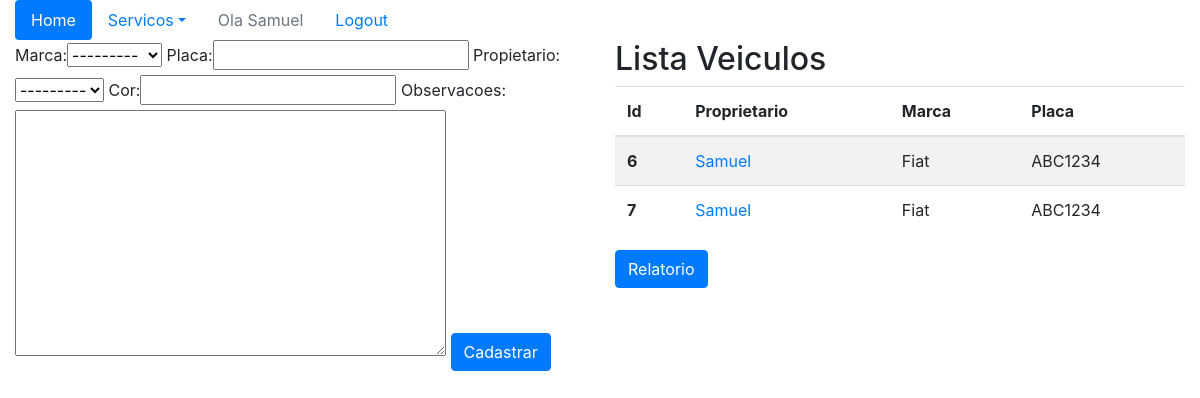
The app's page /sistema/veiculos/ (signed in), older data.
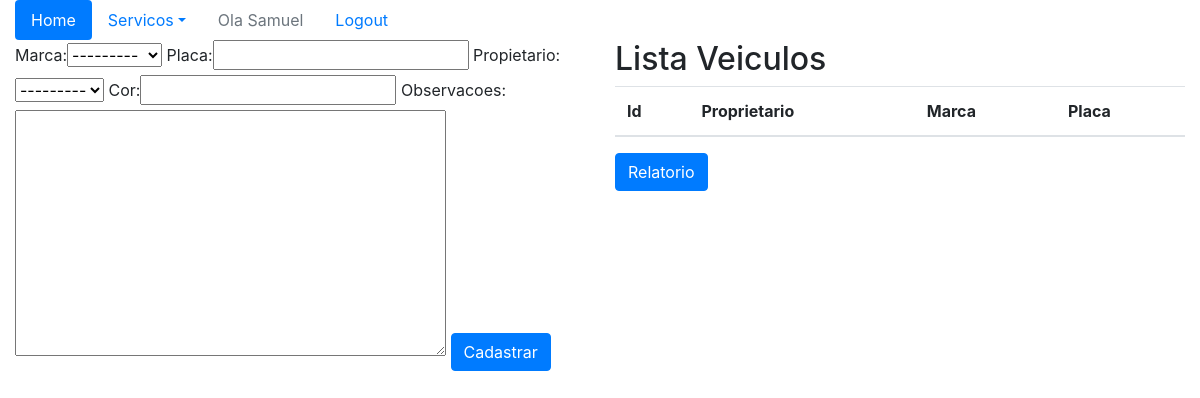
The same page, newer data.
### core/models.py (models this page shows, shortened)
class Veiculo(models.Model):
    marca = models.ForeignKey(Marca, on_delete=models.CASCADE)
    placa = models.CharField(max_length=100)
    propietario = models.ForeignKey(Pessoa, on_delete=models.CASCADE)
    cor = models.CharField(max_length=100)
    observacoes = models.TextField()

class Pessoa(models.Model):
    nome = models.CharField(max_length=100)
    endereco = models.CharField(max_length=200)
    telefone = models.CharField(max_length=20)
    def __str__(self):
        return self.nome

class Marca(models.Model):
    nome = models.CharField(max_length=50)
    def __str__(self):
        return self.nome

### core/views.py (the view)
@login_required
def lista_veiculos(request):
    veiculos = Veiculo.objects.all()
    form = VeiculoForm()
    data = {'veiculos': veiculos, 'form': form}
    return render(request, 'core/lista_veiculos.html', data)

### core/forms.py
class VeiculoForm(ModelForm):
    class Meta:
        model = Veiculo
        fields = '__all__'

### core/templates/core/lista_veiculos.html (shortened to what this page needs)
{% extends "base.html" %}
{% load bootstrap %}
{% block menu %}
<ul class="nav nav-pills">
    <li class="nav-item">
        <a class="nav-link active" href="{% url 'core_home' %}">Home</a>
    </li>
    <li class="nav-item dropdown">
        <a class="nav-link dropdown-toggle" data-toggle="dropdown" href="#" role="button" aria-haspopup="true"
            aria-expanded="false">Servicos</a>
    </li>
    {% if user.is_authenticated %}
    <li class="nav-item">
        <a class="nav-link disabled" href="#">Ola {{ user }}</a>
    </li>
    <li class="nav-item">
        <a class="nav-link" href="{% url 'logout' %}">Logout</a>
    </li>
    {% else %}
        <li class="nav-item">
            <a class="nav-link" href="{% url 'login' %}">Login</a>
        </li>
    {% endif %}
    </ul>
{% endblock %}
{% block main %}
    <div class="row">
        <div class="col-6">
            <form action="{% url 'core_add_veiculos' %}" method="post">
                {{ form|bootstrap }}
                <button type="submit" class="btn btn-primary">Cadastrar</button>
            </form>
        </div>
        <div class="col-6">
            <h2>Lista Veiculos</h2>
            <table class="table table-striped">
                <thead>
                    <tr>
                    <th scope="col">Id</th>
                    <th scope="col">Proprietario</th>
                    <th scope="col">Marca</th>
                    <th scope="col">Placa</th>
                    </tr>
                </thead>
                <tbody>
                    {% for veiculo in veiculos %}
                    <tr>
                    <th scope="row">{{veiculo.id}}</th>
                    <td><a href="{% url 'core_veiculo_update' veiculo.id %}">{{veiculo.propietario}}</a></td>
                    <td>{{veiculo.marca}}</td>
                    <td>{{veiculo.placa}}</td>
                    </tr>
                    {% endfor %}
                </tbody>
            </table>
        <a class="btn btn-primary" href="{% url 'relatorio_veiculo' %}">Relatorio</a>
        </div>
    </div>
{% endblock %}

Row changes from the older to the newer data that the page shows:
removed Veiculo: id "6", propietario "Samuel", marca "Fiat", placa "ABC1234"
removed Veiculo: id "7", propietario "Samuel", marca "Fiat", placa "ABC1234"
